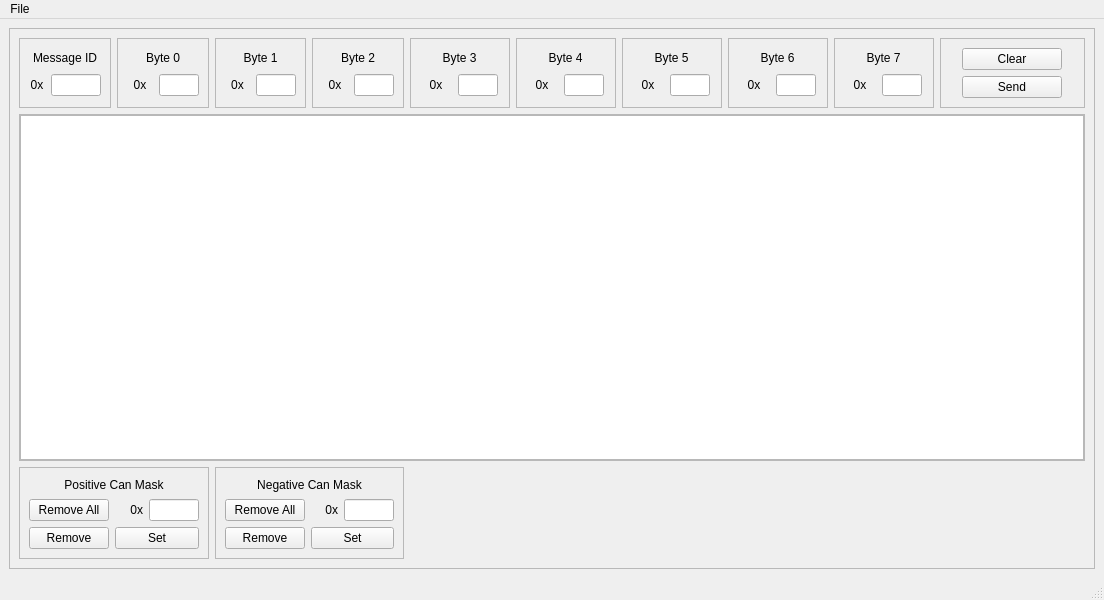
<?xml version="1.0" encoding="UTF-8"?>
<ui version="4.0">
 <class>CanTerminal</class>
 <widget class="QMainWindow" name="CanTerminal">
  <property name="geometry">
   <rect>
    <x>0</x>
    <y>0</y>
    <width>1104</width>
    <height>600</height>
   </rect>
  </property>
  <property name="windowTitle">
   <string>MainWindow</string>
  </property>
  <widget class="QWidget" name="centralwidget">
   <layout class="QGridLayout" name="gridLayout_2">
    <item row="0" column="0">
     <widget class="QFrame" name="canTerminalOuterFrame">
      <property name="sizePolicy">
       <sizepolicy hsizetype="MinimumExpanding" vsizetype="Preferred">
        <horstretch>0</horstretch>
        <verstretch>0</verstretch>
       </sizepolicy>
      </property>
      <property name="minimumSize">
       <size>
        <width>225</width>
        <height>0</height>
       </size>
      </property>
      <property name="maximumSize">
       <size>
        <width>16777215</width>
        <height>16777215</height>
       </size>
      </property>
      <property name="frameShape">
       <enum>QFrame::StyledPanel</enum>
      </property>
      <property name="frameShadow">
       <enum>QFrame::Sunken</enum>
      </property>
      <property name="lineWidth">
       <number>2</number>
      </property>
      <layout class="QGridLayout" name="gridLayout">
       <item row="0" column="0">
        <widget class="QFrame" name="canMessageIDFrame">
         <property name="maximumSize">
          <size>
           <width>100</width>
           <height>16777215</height>
          </size>
         </property>
         <property name="frameShape">
          <enum>QFrame::StyledPanel</enum>
         </property>
         <property name="frameShadow">
          <enum>QFrame::Sunken</enum>
         </property>
         <layout class="QGridLayout" name="canMessageIDGridLayout">
          <item row="0" column="0" colspan="2">
           <widget class="QLabel" name="canMessageIDLabel">
            <property name="maximumSize">
             <size>
              <width>16777215</width>
              <height>20</height>
             </size>
            </property>
            <property name="text">
             <string>Message ID</string>
            </property>
            <property name="alignment">
             <set>Qt::AlignCenter</set>
            </property>
           </widget>
          </item>
          <item row="1" column="0">
           <widget class="QLabel" name="canMessageIDHexLabel">
            <property name="maximumSize">
             <size>
              <width>30</width>
              <height>20</height>
             </size>
            </property>
            <property name="text">
             <string>0x</string>
            </property>
            <property name="alignment">
             <set>Qt::AlignCenter</set>
            </property>
            <property name="wordWrap">
             <bool>false</bool>
            </property>
           </widget>
          </item>
          <item row="1" column="1">
           <widget class="CanTerminalLineEdit" name="canMessageIDLineEdit">
            <property name="maximumSize">
             <size>
              <width>50</width>
              <height>16777215</height>
             </size>
            </property>
            <property name="maxLength">
             <number>3</number>
            </property>
            <property name="alignment">
             <set>Qt::AlignCenter</set>
            </property>
           </widget>
          </item>
         </layout>
        </widget>
       </item>
       <item row="0" column="1">
        <widget class="QFrame" name="canByte0Frame">
         <property name="maximumSize">
          <size>
           <width>100</width>
           <height>16777215</height>
          </size>
         </property>
         <property name="frameShape">
          <enum>QFrame::StyledPanel</enum>
         </property>
         <property name="frameShadow">
          <enum>QFrame::Sunken</enum>
         </property>
         <layout class="QGridLayout" name="canByte0GridLayout">
          <item row="1" column="0">
           <widget class="QLabel" name="canByte0HexLabel">
            <property name="maximumSize">
             <size>
              <width>30</width>
              <height>20</height>
             </size>
            </property>
            <property name="text">
             <string>0x</string>
            </property>
            <property name="alignment">
             <set>Qt::AlignCenter</set>
            </property>
            <property name="wordWrap">
             <bool>false</bool>
            </property>
           </widget>
          </item>
          <item row="0" column="0" colspan="2">
           <widget class="QLabel" name="canByte0Label">
            <property name="maximumSize">
             <size>
              <width>16777215</width>
              <height>20</height>
             </size>
            </property>
            <property name="text">
             <string>Byte 0</string>
            </property>
            <property name="alignment">
             <set>Qt::AlignCenter</set>
            </property>
           </widget>
          </item>
          <item row="1" column="1">
           <widget class="CanTerminalLineEdit" name="canByte0LineEdit">
            <property name="maximumSize">
             <size>
              <width>40</width>
              <height>16777215</height>
             </size>
            </property>
            <property name="maxLength">
             <number>2</number>
            </property>
            <property name="alignment">
             <set>Qt::AlignCenter</set>
            </property>
           </widget>
          </item>
         </layout>
        </widget>
       </item>
       <item row="0" column="2">
        <widget class="QFrame" name="canByte1Frame">
         <property name="maximumSize">
          <size>
           <width>100</width>
           <height>16777215</height>
          </size>
         </property>
         <property name="frameShape">
          <enum>QFrame::StyledPanel</enum>
         </property>
         <property name="frameShadow">
          <enum>QFrame::Sunken</enum>
         </property>
         <layout class="QGridLayout" name="canByte1GridLayout">
          <item row="1" column="0">
           <widget class="QLabel" name="canByte1HexLabel">
            <property name="maximumSize">
             <size>
              <width>30</width>
              <height>20</height>
             </size>
            </property>
            <property name="text">
             <string>0x</string>
            </property>
            <property name="alignment">
             <set>Qt::AlignCenter</set>
            </property>
            <property name="wordWrap">
             <bool>false</bool>
            </property>
           </widget>
          </item>
          <item row="0" column="0" colspan="2">
           <widget class="QLabel" name="canByte1Label">
            <property name="maximumSize">
             <size>
              <width>16777215</width>
              <height>20</height>
             </size>
            </property>
            <property name="text">
             <string>Byte 1</string>
            </property>
            <property name="alignment">
             <set>Qt::AlignCenter</set>
            </property>
           </widget>
          </item>
          <item row="1" column="1">
           <widget class="CanTerminalLineEdit" name="canByte1LineEdit">
            <property name="maximumSize">
             <size>
              <width>40</width>
              <height>16777215</height>
             </size>
            </property>
            <property name="maxLength">
             <number>2</number>
            </property>
            <property name="alignment">
             <set>Qt::AlignCenter</set>
            </property>
           </widget>
          </item>
         </layout>
        </widget>
       </item>
       <item row="0" column="3">
        <widget class="QFrame" name="canByte2Frame">
         <property name="maximumSize">
          <size>
           <width>150</width>
           <height>16777215</height>
          </size>
         </property>
         <property name="frameShape">
          <enum>QFrame::StyledPanel</enum>
         </property>
         <property name="frameShadow">
          <enum>QFrame::Sunken</enum>
         </property>
         <layout class="QGridLayout" name="canByte2GridLayout">
          <item row="1" column="0">
           <widget class="QLabel" name="canByte2HexLabel">
            <property name="maximumSize">
             <size>
              <width>30</width>
              <height>20</height>
             </size>
            </property>
            <property name="text">
             <string>0x</string>
            </property>
            <property name="alignment">
             <set>Qt::AlignCenter</set>
            </property>
            <property name="wordWrap">
             <bool>false</bool>
            </property>
           </widget>
          </item>
          <item row="0" column="0" colspan="2">
           <widget class="QLabel" name="canByte2Label">
            <property name="maximumSize">
             <size>
              <width>16777215</width>
              <height>20</height>
             </size>
            </property>
            <property name="text">
             <string>Byte 2</string>
            </property>
            <property name="alignment">
             <set>Qt::AlignCenter</set>
            </property>
           </widget>
          </item>
          <item row="1" column="1">
           <widget class="CanTerminalLineEdit" name="canByte2LineEdit">
            <property name="maximumSize">
             <size>
              <width>40</width>
              <height>16777215</height>
             </size>
            </property>
            <property name="maxLength">
             <number>2</number>
            </property>
            <property name="alignment">
             <set>Qt::AlignCenter</set>
            </property>
           </widget>
          </item>
         </layout>
        </widget>
       </item>
       <item row="0" column="4">
        <widget class="QFrame" name="canByte3Frame">
         <property name="maximumSize">
          <size>
           <width>100</width>
           <height>16777215</height>
          </size>
         </property>
         <property name="frameShape">
          <enum>QFrame::StyledPanel</enum>
         </property>
         <property name="frameShadow">
          <enum>QFrame::Sunken</enum>
         </property>
         <layout class="QGridLayout" name="canByte3GridLayout">
          <item row="2" column="0">
           <widget class="QLabel" name="canByte3HexLabel">
            <property name="maximumSize">
             <size>
              <width>30</width>
              <height>20</height>
             </size>
            </property>
            <property name="text">
             <string>0x</string>
            </property>
            <property name="alignment">
             <set>Qt::AlignCenter</set>
            </property>
            <property name="wordWrap">
             <bool>false</bool>
            </property>
           </widget>
          </item>
          <item row="0" column="0" colspan="2">
           <widget class="QLabel" name="canByte3Label">
            <property name="maximumSize">
             <size>
              <width>16777215</width>
              <height>20</height>
             </size>
            </property>
            <property name="text">
             <string>Byte 3</string>
            </property>
            <property name="alignment">
             <set>Qt::AlignCenter</set>
            </property>
           </widget>
          </item>
          <item row="2" column="1">
           <widget class="CanTerminalLineEdit" name="canByte3LineEdit">
            <property name="maximumSize">
             <size>
              <width>40</width>
              <height>16777215</height>
             </size>
            </property>
            <property name="maxLength">
             <number>2</number>
            </property>
            <property name="alignment">
             <set>Qt::AlignCenter</set>
            </property>
           </widget>
          </item>
         </layout>
        </widget>
       </item>
       <item row="0" column="5">
        <widget class="QFrame" name="canByte4Frame">
         <property name="maximumSize">
          <size>
           <width>100</width>
           <height>16777215</height>
          </size>
         </property>
         <property name="frameShape">
          <enum>QFrame::StyledPanel</enum>
         </property>
         <property name="frameShadow">
          <enum>QFrame::Sunken</enum>
         </property>
         <layout class="QGridLayout" name="canByte4GridLayout">
          <item row="2" column="0">
           <widget class="QLabel" name="canByte4HexLabel">
            <property name="maximumSize">
             <size>
              <width>30</width>
              <height>20</height>
             </size>
            </property>
            <property name="text">
             <string>0x</string>
            </property>
            <property name="alignment">
             <set>Qt::AlignCenter</set>
            </property>
            <property name="wordWrap">
             <bool>false</bool>
            </property>
           </widget>
          </item>
          <item row="1" column="0" colspan="2">
           <widget class="QLabel" name="canByte4Label">
            <property name="maximumSize">
             <size>
              <width>16777215</width>
              <height>20</height>
             </size>
            </property>
            <property name="text">
             <string>Byte 4</string>
            </property>
            <property name="alignment">
             <set>Qt::AlignCenter</set>
            </property>
           </widget>
          </item>
          <item row="2" column="1">
           <widget class="CanTerminalLineEdit" name="canByte4LineEdit">
            <property name="maximumSize">
             <size>
              <width>40</width>
              <height>16777215</height>
             </size>
            </property>
            <property name="maxLength">
             <number>2</number>
            </property>
            <property name="alignment">
             <set>Qt::AlignCenter</set>
            </property>
           </widget>
          </item>
         </layout>
        </widget>
       </item>
       <item row="0" column="6">
        <widget class="QFrame" name="canByte5Frame">
         <property name="maximumSize">
          <size>
           <width>100</width>
           <height>16777215</height>
          </size>
         </property>
         <property name="frameShape">
          <enum>QFrame::StyledPanel</enum>
         </property>
         <property name="frameShadow">
          <enum>QFrame::Sunken</enum>
         </property>
         <layout class="QGridLayout" name="canByte5GridLayout">
          <item row="1" column="0">
           <widget class="QLabel" name="canByte5HexLabel">
            <property name="maximumSize">
             <size>
              <width>30</width>
              <height>20</height>
             </size>
            </property>
            <property name="text">
             <string>0x</string>
            </property>
            <property name="alignment">
             <set>Qt::AlignCenter</set>
            </property>
            <property name="wordWrap">
             <bool>false</bool>
            </property>
           </widget>
          </item>
          <item row="0" column="0" colspan="2">
           <widget class="QLabel" name="canByte5Label">
            <property name="maximumSize">
             <size>
              <width>16777215</width>
              <height>20</height>
             </size>
            </property>
            <property name="text">
             <string>Byte 5</string>
            </property>
            <property name="alignment">
             <set>Qt::AlignCenter</set>
            </property>
           </widget>
          </item>
          <item row="1" column="1">
           <widget class="CanTerminalLineEdit" name="canByte5LineEdit">
            <property name="maximumSize">
             <size>
              <width>40</width>
              <height>16777215</height>
             </size>
            </property>
            <property name="maxLength">
             <number>2</number>
            </property>
            <property name="alignment">
             <set>Qt::AlignCenter</set>
            </property>
           </widget>
          </item>
         </layout>
        </widget>
       </item>
       <item row="0" column="7">
        <widget class="QFrame" name="canByte6Frame">
         <property name="maximumSize">
          <size>
           <width>100</width>
           <height>16777215</height>
          </size>
         </property>
         <property name="frameShape">
          <enum>QFrame::StyledPanel</enum>
         </property>
         <property name="frameShadow">
          <enum>QFrame::Sunken</enum>
         </property>
         <layout class="QGridLayout" name="canByte6GridLayout">
          <item row="1" column="0">
           <widget class="QLabel" name="canByte0HexLabel_6">
            <property name="maximumSize">
             <size>
              <width>30</width>
              <height>20</height>
             </size>
            </property>
            <property name="text">
             <string>0x</string>
            </property>
            <property name="alignment">
             <set>Qt::AlignCenter</set>
            </property>
            <property name="wordWrap">
             <bool>false</bool>
            </property>
           </widget>
          </item>
          <item row="0" column="0" colspan="2">
           <widget class="QLabel" name="canByte6Label">
            <property name="maximumSize">
             <size>
              <width>16777215</width>
              <height>20</height>
             </size>
            </property>
            <property name="text">
             <string>Byte 6</string>
            </property>
            <property name="alignment">
             <set>Qt::AlignCenter</set>
            </property>
           </widget>
          </item>
          <item row="1" column="1">
           <widget class="CanTerminalLineEdit" name="canByte6LineEdit">
            <property name="maximumSize">
             <size>
              <width>40</width>
              <height>16777215</height>
             </size>
            </property>
            <property name="maxLength">
             <number>2</number>
            </property>
            <property name="alignment">
             <set>Qt::AlignCenter</set>
            </property>
           </widget>
          </item>
         </layout>
        </widget>
       </item>
       <item row="0" column="8">
        <widget class="QFrame" name="canByte7Frame">
         <property name="maximumSize">
          <size>
           <width>100</width>
           <height>16777215</height>
          </size>
         </property>
         <property name="frameShape">
          <enum>QFrame::StyledPanel</enum>
         </property>
         <property name="frameShadow">
          <enum>QFrame::Sunken</enum>
         </property>
         <layout class="QGridLayout" name="canByte7GridLayout">
          <item row="1" column="0">
           <widget class="QLabel" name="canByte7HexLabel">
            <property name="maximumSize">
             <size>
              <width>30</width>
              <height>20</height>
             </size>
            </property>
            <property name="text">
             <string>0x</string>
            </property>
            <property name="alignment">
             <set>Qt::AlignCenter</set>
            </property>
            <property name="wordWrap">
             <bool>false</bool>
            </property>
           </widget>
          </item>
          <item row="0" column="0" colspan="2">
           <widget class="QLabel" name="canByte7Label">
            <property name="maximumSize">
             <size>
              <width>16777215</width>
              <height>20</height>
             </size>
            </property>
            <property name="text">
             <string>Byte 7</string>
            </property>
            <property name="alignment">
             <set>Qt::AlignCenter</set>
            </property>
           </widget>
          </item>
          <item row="1" column="1">
           <widget class="CanTerminalLineEdit" name="canByte7LineEdit">
            <property name="maximumSize">
             <size>
              <width>40</width>
              <height>16777215</height>
             </size>
            </property>
            <property name="maxLength">
             <number>2</number>
            </property>
            <property name="alignment">
             <set>Qt::AlignCenter</set>
            </property>
           </widget>
          </item>
         </layout>
        </widget>
       </item>
       <item row="0" column="9">
        <widget class="QFrame" name="buttonsFrame">
         <property name="minimumSize">
          <size>
           <width>100</width>
           <height>0</height>
          </size>
         </property>
         <property name="frameShape">
          <enum>QFrame::StyledPanel</enum>
         </property>
         <property name="frameShadow">
          <enum>QFrame::Sunken</enum>
         </property>
         <layout class="QGridLayout" name="gridLayout_3">
          <item row="0" column="0">
           <widget class="QPushButton" name="clearButton">
            <property name="maximumSize">
             <size>
              <width>100</width>
              <height>16777215</height>
             </size>
            </property>
            <property name="text">
             <string>Clear</string>
            </property>
           </widget>
          </item>
          <item row="1" column="0">
           <widget class="QPushButton" name="sendButton">
            <property name="minimumSize">
             <size>
              <width>0</width>
              <height>0</height>
             </size>
            </property>
            <property name="maximumSize">
             <size>
              <width>100</width>
              <height>16777215</height>
             </size>
            </property>
            <property name="text">
             <string>Send</string>
            </property>
           </widget>
          </item>
         </layout>
        </widget>
       </item>
       <item row="2" column="0" colspan="2">
        <widget class="QFrame" name="positiveCanMaskFrame">
         <property name="maximumSize">
          <size>
           <width>250</width>
           <height>16777215</height>
          </size>
         </property>
         <property name="frameShape">
          <enum>QFrame::StyledPanel</enum>
         </property>
         <property name="frameShadow">
          <enum>QFrame::Sunken</enum>
         </property>
         <layout class="QGridLayout" name="positiveCanMaskLayout">
          <item row="0" column="1" colspan="2">
           <widget class="QLabel" name="positiveCanMaskLabel">
            <property name="maximumSize">
             <size>
              <width>16777215</width>
              <height>20</height>
             </size>
            </property>
            <property name="text">
             <string>Positive Can Mask</string>
            </property>
            <property name="alignment">
             <set>Qt::AlignCenter</set>
            </property>
           </widget>
          </item>
          <item row="3" column="1">
           <widget class="QPushButton" name="positiveCanMaskRemoveButton">
            <property name="text">
             <string>Remove</string>
            </property>
           </widget>
          </item>
          <item row="3" column="2">
           <widget class="QPushButton" name="positiveCanMaskSetButton">
            <property name="text">
             <string>Set</string>
            </property>
           </widget>
          </item>
          <item row="1" column="2">
           <layout class="QHBoxLayout" name="positiveCanMaskLineEditLayout">
            <item>
             <widget class="QLabel" name="positiveCanMaskHexLabel">
              <property name="maximumSize">
               <size>
                <width>100</width>
                <height>20</height>
               </size>
              </property>
              <property name="layoutDirection">
               <enum>Qt::LeftToRight</enum>
              </property>
              <property name="text">
               <string>0x</string>
              </property>
              <property name="alignment">
               <set>Qt::AlignRight|Qt::AlignTrailing|Qt::AlignVCenter</set>
              </property>
              <property name="wordWrap">
               <bool>false</bool>
              </property>
             </widget>
            </item>
            <item>
             <widget class="CanTerminalLineEdit" name="positiveCanMaskLineEdit">
              <property name="maximumSize">
               <size>
                <width>50</width>
                <height>16777215</height>
               </size>
              </property>
              <property name="maxLength">
               <number>3</number>
              </property>
              <property name="alignment">
               <set>Qt::AlignCenter</set>
              </property>
             </widget>
            </item>
           </layout>
          </item>
          <item row="1" column="1">
           <widget class="QPushButton" name="positiveCanMaskRemoveAllButton">
            <property name="minimumSize">
             <size>
              <width>0</width>
              <height>0</height>
             </size>
            </property>
            <property name="text">
             <string>Remove All</string>
            </property>
           </widget>
          </item>
         </layout>
        </widget>
       </item>
       <item row="2" column="2" colspan="2">
        <widget class="QFrame" name="negativeCanMaskFrame">
         <property name="maximumSize">
          <size>
           <width>250</width>
           <height>16777215</height>
          </size>
         </property>
         <property name="frameShape">
          <enum>QFrame::StyledPanel</enum>
         </property>
         <property name="frameShadow">
          <enum>QFrame::Sunken</enum>
         </property>
         <layout class="QGridLayout" name="negativeCanMaskLayout">
          <item row="0" column="1" colspan="2">
           <widget class="QLabel" name="negativeCanMaskLabel">
            <property name="maximumSize">
             <size>
              <width>16777215</width>
              <height>20</height>
             </size>
            </property>
            <property name="text">
             <string>Negative Can Mask</string>
            </property>
            <property name="alignment">
             <set>Qt::AlignCenter</set>
            </property>
           </widget>
          </item>
          <item row="3" column="1">
           <widget class="QPushButton" name="negativeCanMaskRemoveButton">
            <property name="text">
             <string>Remove</string>
            </property>
           </widget>
          </item>
          <item row="3" column="2">
           <widget class="QPushButton" name="negativeCanMaskSetButton">
            <property name="text">
             <string>Set</string>
            </property>
           </widget>
          </item>
          <item row="1" column="2">
           <layout class="QHBoxLayout" name="negativeCanMaskLineEditLayout">
            <item>
             <widget class="QLabel" name="negativeCanMaskHexLabel">
              <property name="maximumSize">
               <size>
                <width>100</width>
                <height>20</height>
               </size>
              </property>
              <property name="layoutDirection">
               <enum>Qt::LeftToRight</enum>
              </property>
              <property name="text">
               <string>0x</string>
              </property>
              <property name="alignment">
               <set>Qt::AlignRight|Qt::AlignTrailing|Qt::AlignVCenter</set>
              </property>
              <property name="wordWrap">
               <bool>false</bool>
              </property>
             </widget>
            </item>
            <item>
             <widget class="CanTerminalLineEdit" name="negativeCanMaskLineEdit">
              <property name="maximumSize">
               <size>
                <width>50</width>
                <height>16777215</height>
               </size>
              </property>
              <property name="maxLength">
               <number>3</number>
              </property>
              <property name="alignment">
               <set>Qt::AlignCenter</set>
              </property>
             </widget>
            </item>
           </layout>
          </item>
          <item row="1" column="1">
           <widget class="QPushButton" name="negativeCanMaskRemoveAllButton">
            <property name="text">
             <string>Remove All</string>
            </property>
           </widget>
          </item>
         </layout>
        </widget>
       </item>
       <item row="1" column="0" colspan="10">
        <widget class="QFrame" name="terminalFrame">
         <property name="frameShape">
          <enum>QFrame::StyledPanel</enum>
         </property>
         <property name="frameShadow">
          <enum>QFrame::Sunken</enum>
         </property>
         <layout class="QGridLayout" name="terminalGridLayout">
          <property name="leftMargin">
           <number>0</number>
          </property>
          <property name="topMargin">
           <number>0</number>
          </property>
          <property name="rightMargin">
           <number>0</number>
          </property>
          <property name="bottomMargin">
           <number>0</number>
          </property>
          <property name="spacing">
           <number>0</number>
          </property>
          <item row="0" column="0" colspan="2">
           <widget class="QTextBrowser" name="terminal">
            <property name="font">
             <font>
              <family>DejaVu Sans Mono</family>
             </font>
            </property>
            <property name="lineWrapMode">
             <enum>QTextEdit::NoWrap</enum>
            </property>
           </widget>
          </item>
         </layout>
        </widget>
       </item>
       <item row="2" column="4" colspan="6">
        <spacer name="horizontalSpacer">
         <property name="orientation">
          <enum>Qt::Horizontal</enum>
         </property>
         <property name="sizeHint" stdset="0">
          <size>
           <width>675</width>
           <height>92</height>
          </size>
         </property>
        </spacer>
       </item>
      </layout>
     </widget>
    </item>
   </layout>
  </widget>
  <widget class="QMenuBar" name="menuBar">
   <property name="geometry">
    <rect>
     <x>0</x>
     <y>0</y>
     <width>1104</width>
     <height>25</height>
    </rect>
   </property>
   <widget class="QMenu" name="menuFile">
    <property name="title">
     <string>File</string>
    </property>
    <addaction name="actionLoadScript"/>
    <addaction name="actionClose"/>
   </widget>
   <addaction name="menuFile"/>
  </widget>
  <widget class="QStatusBar" name="statusBar"/>
  <action name="actionLoadScript">
   <property name="text">
    <string>Load Script</string>
   </property>
   <property name="shortcut">
    <string>Ctrl+O</string>
   </property>
  </action>
  <action name="actionClose">
   <property name="text">
    <string>Close</string>
   </property>
   <property name="shortcut">
    <string>Ctrl+Q</string>
   </property>
  </action>
 </widget>
 <customwidgets>
  <customwidget>
   <class>CanTerminalLineEdit</class>
   <extends>QLineEdit</extends>
   <header>include/canterminal/canterminallineedit.h</header>
  </customwidget>
 </customwidgets>
 <resources/>
 <connections/>
</ui>
